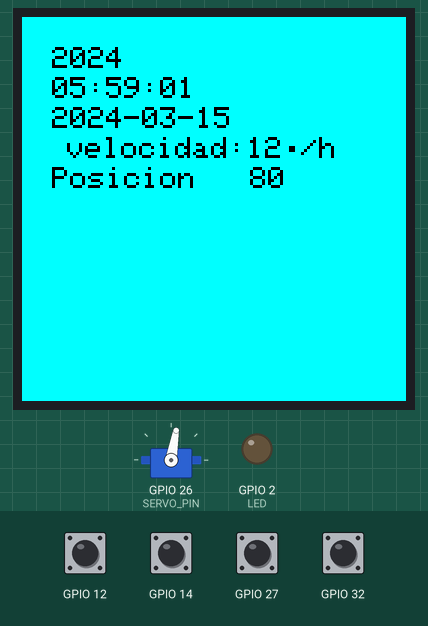
A sketch run on a simulated ESP32. Shown: 128×128 colour display, servo, output pins drawn as LEDs (lit = HIGH). Inputs (shaded band) come from the test bench; at power-on: GPIO 12, GPIO 14, GPIO 27, GPIO 32 HIGH. The local clock reads 2024-03-15 10:24:30 at power-on unless the sketch sets it; what the sketch prints to the serial monitor is not drawn.

Above: at 1.5 s.
1.6 s: GPIO 32 pulled LOW for 0.15 s
At 2.8 s:
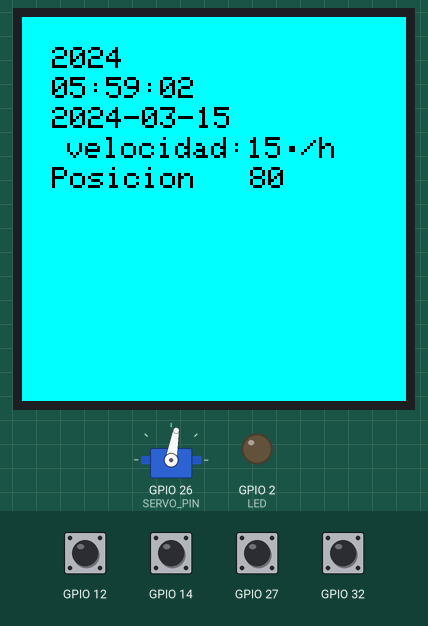
3.5 s: GPIO 12 pulled LOW for 0.15 s
At 4.5 s:
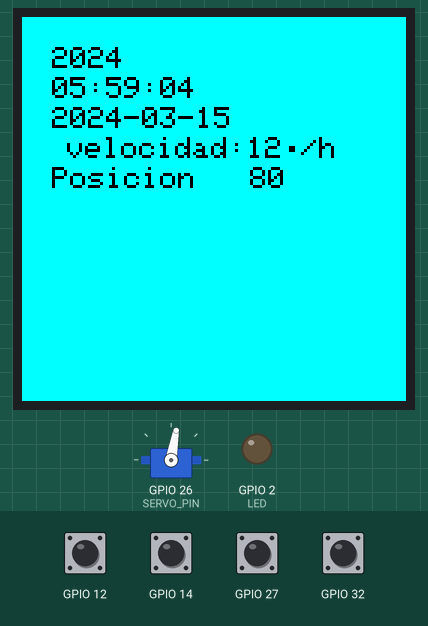
5.5 s: GPIO 14 pulled LOW for 0.15 s
At 6.8 s:
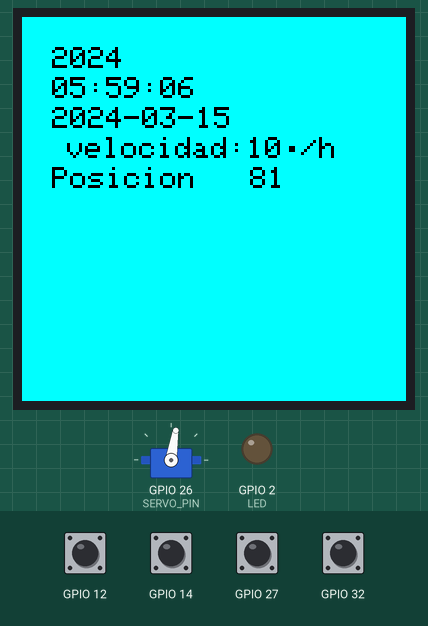
7.5 s: GPIO 27 pulled LOW for 0.15 s
At 9.4 s:
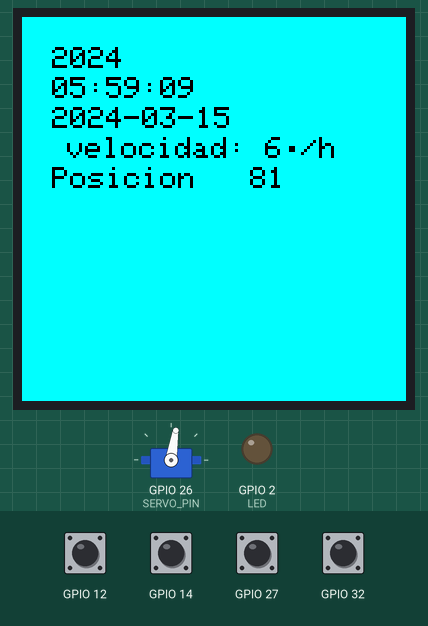
9.5 s: GPIO 12 pulled LOW for 1 s
At 12.4 s:
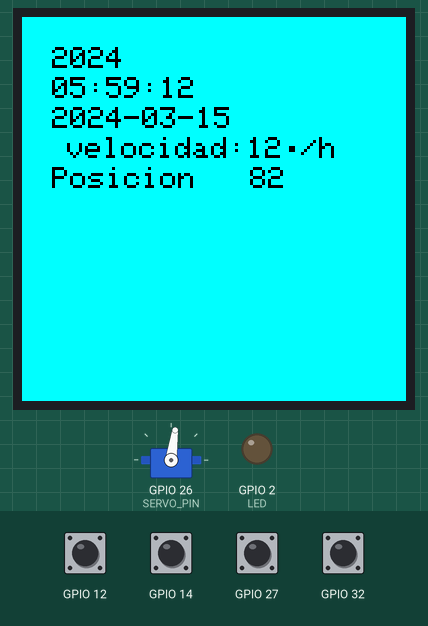
12.5 s: GPIO 14 pulled LOW for 1 s
At 14.6 s:
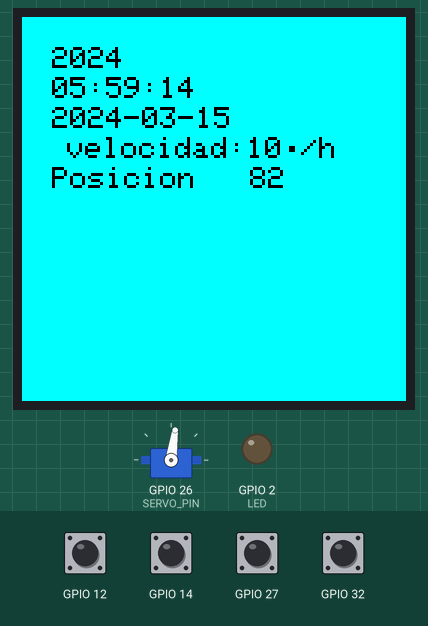
Timing chart, 0 to 16.5 s (numbered marks = the images above; inputs shaded):
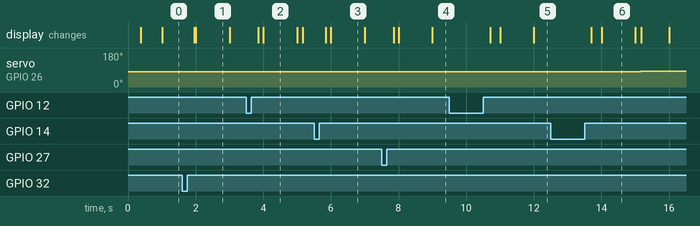

The sketch:

Lab3.ino
```cpp
#include <ESP32Servo.h>
#include "RTClib.h"

#include <SPI.h>
#include <TFT_ILI9163C.h>
#include <Adafruit_GFX.h>


#define SERVO_PIN 26  // ESP32 pin GIOP26 connected to servo motor
#define LED 2
#define CS 5 //pin CS0
#define DC 3 //pin A0
#define MOSI 23 //pin SDA (predefinido en la libreria SPI)
#define SCK 18 //pin CLK (predefinido en la libreria SPI)


TFT_ILI9163C tft=TFT_ILI9163C(CS,DC); //Se crea el objeto de nombre "tft"

//Definición de colores en formato RGB565
#define BLACK   0x0000
#define WHITE   0xFFFF
#define RED     0xF800 //0b1111100000000000
#define GREEN   0x07E0 //0b0000011111100000
#define BLUE    0x001F //0b0000000000011111
#define YELLOW  0xFFE0
#define CYAN    0x07FF
#define MAGENTA 0xF81F
#define ORANGE  0xFD20


uint16_t umbralSensorT9 = 0;
uint16_t umbralSensorT5 = 0;
uint16_t umbralSensorT6 = 0;
uint16_t umbralSensorT7 = 0;
uint8_t SensorT9, SensorT5, SensorT6, SensorT7;
int segundo, minuto, hora, dia, mes, anio;
int velocidad;
int velAct;
uint8_t pos = 80;
char date[10] = "06:00:10";
DateTime now;

RTC_DS1307 rtc;
Servo servoMotor;
hw_timer_t *My_timer = NULL;

void IRAM_ATTR onTimer() {
  // digitalWrite(LED, !digitalRead(LED));

//  if(digitalRead(LED)==HIGH){
//    if(pos>18){
//      if(pos<=21){
//        pos = 18;
//      }else{
//        pos=pos-3;
//      }
//    }else{
//      if(pos>=15){
//        pos = 18;
//      }else{
//      pos = pos+3;
//      }
//    }
//  }else{
//    if (pos < 180) {
//      pos++;
//    }
//  }
  if(digitalRead(LED)==HIGH){
    if (pos > 18) {
       pos-=3;
    }else{
      pos = 18;
      servoMotor.write(pos);
    }
  }else{
    if (pos < 180) {
       pos++;
    }
  }
  servoMotor.write(pos);
}

void setUmbral() {
  for (uint8_t i = 0; i < 200; i++) {
    umbralSensorT9 += touchRead(T9);
    umbralSensorT5 += touchRead(T5);
    umbralSensorT6 += touchRead(T6);
    umbralSensorT7 += touchRead(T7);
    delay(1);
  }
  umbralSensorT9 /= 200;
  umbralSensorT5 /= 200;
  umbralSensorT6 /= 200;
  umbralSensorT7 /= 200;

  umbralSensorT9 *= 0.5;
  umbralSensorT5 *= 0.5;
  umbralSensorT6 *= 0.5;
  umbralSensorT7 *= 0.5;
}

void updateTime(uint32_t seg) {
  timerAlarmWrite(My_timer, seg * 10000, true);
  // print in display
}

void setup() {
  Serial.begin(115200);
  pinMode(LED, OUTPUT);
  tft.begin(); //Inicializar la LCD
  tft.setTextColor(BLACK,CYAN);
  tft.fillScreen(CYAN);

  if (!rtc.begin()) {
   // Serial.println("Couldn't find RTC");
    Serial.flush();
    while (1) delay(10);
  }
  DateTime now = rtc.now();
  if (!rtc.isrunning()) {
    //Serial.println("RTC is NOT running, let's set the time!");
    rtc.adjust(DateTime(F(__DATE__), F(__TIME__)));
  } else {

    rtc.adjust(DateTime(now.year(), now.month(), now.day(), 5, 59, 0));
  }
  tft.setCursor(10,10);
  tft.print(now.year());


  My_timer = timerBegin(0, 8000, true);
  timerAttachInterrupt(My_timer, &onTimer, true);
  updateTime(5);
  timerAlarmEnable(My_timer);  //Just Enable
  velocidad=12;

  setUmbral();
  tft.setCursor(15,40);
  tft.print("velocidad: ");
  tft.setCursor(10,50);
  tft.print("Posicion");
  Serial.println("Umbrales");
  Serial.println(umbralSensorT9);
  Serial.println(umbralSensorT5);
  Serial.println(umbralSensorT6);
  Serial.println(umbralSensorT7);

  servoMotor.attach(SERVO_PIN);  // attaches the servo on ESP32 pin
  servoMotor.write(pos);
}

void loop() {
  DateTime time = rtc.now();
  tft.setCursor(10,20);
  tft.print(time.timestamp(DateTime::TIMESTAMP_TIME));
  tft.setCursor(10,30);
  tft.print(time.timestamp(DateTime::TIMESTAMP_DATE));

  tft.setCursor(70,50);
  if (pos<10){
    tft.print("  ");
    tft.print(pos);
  }else if(pos<100){
    tft.print(" ");
    tft.print(pos);
  }else{
    tft.print(pos);
  }
  if (velocidad!=velAct){
    tft.setCursor(75,40);
    if((velocidad/10)>=1){
      tft.print(velocidad);
    }else{
      tft.print(" ");
      tft.print(velocidad);
    }
    tft.print((char)248);
    tft.print("/h");
     velAct=velocidad;
  }
    if(time.timestamp(DateTime::TIMESTAMP_TIME)<date){
      digitalWrite(LED, LOW);
      SensorT9 = touchRead(T9);
      SensorT5 = touchRead(T5);
      SensorT6 = touchRead(T6);
      SensorT7 = touchRead(T7);
      Serial.print("SensorT9 ");
      Serial.println(SensorT9);

    if (SensorT9 < umbralSensorT9 && SensorT9 > 5) {
      SensorT9 = touchRead(T9);
      if (SensorT9 < umbralSensorT9 && SensorT9 > 5){
        updateTime(4);
        //pos = 0;
        //servoMotor.write(pos);
        velocidad=15;
      }
      while (SensorT9 < umbralSensorT9) { SensorT9 = touchRead(T9); }
      delay(200);
    }
    if (SensorT5 < umbralSensorT5 && SensorT5 > 5 ) {
      updateTime(5);
      //pos = 18;
      //servoMotor.write(pos);
      while (SensorT5 < umbralSensorT5) { SensorT5 = touchRead(T5); }
      velocidad=12;
      delay(200);
    }
    if (SensorT6 < umbralSensorT6 && SensorT6 > 5) {
      updateTime(6);
      //pos = 30;
      //servoMotor.write(pos);
      while (SensorT6 < umbralSensorT6) { SensorT6 = touchRead(T6); }
      velocidad=10;
      delay(200);
    }
    if (SensorT7 < umbralSensorT7 && SensorT7 > 5) {
      updateTime(10);
      //pos = 54;
      //servoMotor.write(pos);
      while (SensorT7 < umbralSensorT7) { SensorT7 = touchRead(T7); }
      velocidad=6;
      delay(200);
    }
  }else{
    updateTime(1);
    velocidad = 3;
    digitalWrite(LED,HIGH);
  }

}
```

Measured:
- what the display in image 2 shows lasts 1.0 s, from 4.0 s to 5.0 s
